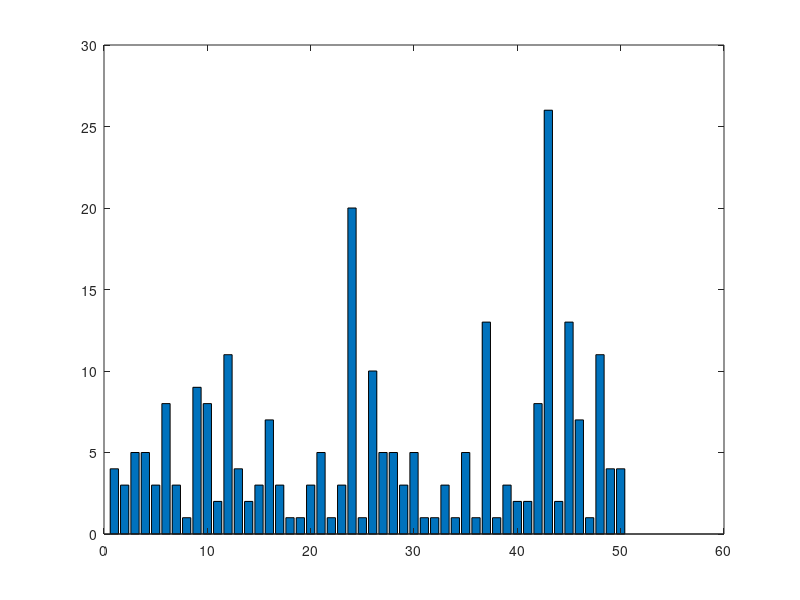

Here is the MATLAB script that generated this plot:
clear all;
close all;

nitt = 50;
nrOcc = zeros(1, nitt);
k = 1;

nrInf = 0;
while k < 51

N = 5;
p = 0.3;

z = rand(2*N+1, 2*N+1);
lat = ones(2*N+1, 2*N+1, 3);
lat = lat/2;

occupied = [N N];
empty = [];
neighbours = [N-1 N; N+1 N; N N-1; N N+1];
newOccupied = [N N];

loop = true;

while loop
    newOccupied = [];

    for i = 1 : size(neighbours, 1)
        if neighbours(i, 1) < 1 || neighbours(i, 2) < 1 || neighbours(i, 1) > N*2+1 || neighbours(i, 2) > N*2+1
        else
            if z(neighbours(i, 1), neighbours(i, 2)) <= p
                occupied = [occupied; neighbours(i, :)];
                newOccupied = [newOccupied; neighbours(i, :)];
            else
                empty = [empty; neighbours(i, :)];
            end
        end
    end
    neighbours = [];
    
    x1 = [1 0];
    x2 = [-1 0];
    y1 = [0 -1];
    y2 = [0 1];
    
    for i = 1 : size(newOccupied, 1)
       
        curLoc = newOccupied(i, :);
        
        if curLoc(1) + 1 > 41
            
        else
            a = repmat(curLoc + x1, size(occupied, 1), 1);
            b = repmat(curLoc + x1, size(empty, 1), 1);
            c = repmat(curLoc + x1, size(neighbours, 1), 1);

            
            if sum(sum((a == occupied),2)>1) == 0
                if size(empty, 1) > 0
                    if sum(sum((b == empty),2)>1) == 0
                        if size(neighbours, 1) > 0
                            if sum(sum((c == neighbours), 2)>1) == 0
                                neighbours = [neighbours; curLoc + x1];
                            end
                        else
                                 neighbours = [neighbours; curLoc + x1]; 
                        end
                    end
                else
                        neighbours = [neighbours; curLoc + x1];
                end
            end
        end
        
        if curLoc(1) -1  < 1
           
        else
        
            a = repmat(curLoc + x2, size(occupied, 1), 1);
            b = repmat(curLoc + x2, size(empty, 1), 1);
            c = repmat(curLoc + x2, size(neighbours, 1), 1);

            %+1, 0
            if sum(sum((a == occupied),2)>1) == 0
                if size(empty, 1) > 0
                    if sum(sum((b == empty),2)>1) == 0
                        if size(neighbours, 1) > 0
                            if sum(sum((c == neighbours), 2)>1) == 0
                                neighbours = [neighbours; curLoc + x2];
                            end
                        else
                                 neighbours = [neighbours; curLoc + x2]; 
                        end
                    end
                else
                     neighbours = [neighbours; curLoc + x2];
                end
            end
        end
        
        if curLoc(2) + 1 > 41
           
        else
            a = repmat(curLoc + y1, size(occupied, 1), 1);
            b = repmat(curLoc + y1, size(empty, 1), 1);
            c = repmat(curLoc + y1, size(neighbours, 1), 1);
            %+1, 0
            if sum(sum((a == occupied),2)>1) == 0
                if size(empty, 1) > 0
                    if sum(sum((b == empty),2)>1) == 0
                        if size(neighbours, 1) > 0
                            if sum(sum((c == neighbours), 2)>1) == 0
                                neighbours = [neighbours; curLoc + y1];
                            end
                        else
                                 neighbours = [neighbours; curLoc + y1]; 
                        end
                    end
                else
                   neighbours = [neighbours; curLoc + y1];
                end
            end
        end
        
        if curLoc(2) -1 < 1
            
        else
            a = repmat(curLoc + y2, size(occupied, 1), 1);
            b = repmat(curLoc + y2, size(empty, 1), 1);
            c = repmat(curLoc + y2, size(neighbours, 1), 1);
            %+1, 0
            if sum(sum((a == occupied),2)>1) == 0
                if size(empty, 1) > 0
                    if sum(sum((b == empty),2)>1) == 0
                        if size(neighbours, 1) > 0
                            if sum(sum((c == neighbours), 2)>1) == 0
                                neighbours = [neighbours; curLoc + y2];
                            end
                        else
                                 neighbours = [neighbours; curLoc + y2]; 
                        end
                    end
                else
                    neighbours = [neighbours; curLoc + y2];
                end

            end   
        end
    end
        
   if size(neighbours, 1) == 0
      loop = false;
   end
                
    end

    for i = 1 : size(occupied, 1)
        lat(occupied(i,1), occupied(i,2), :) = [0 0 0];
    end
    
   for i = 1 : size(empty, 1)
        lat(empty(i,1), empty(i,2), :) = [1 1 1];
   end
 %   figure();
  % imshow(lat);
  if sum(sum(occupied < 2)) == 0 && sum(sum(occupied > N*2)) == 0
     nrOcc(k) = size(occupied, 1); 
     k = k + 1;
  else 
      nrInf = nrInf + 1;
  end
end 
figure();
bar(nrOcc);
   
mean(nrOcc)
std(nrOcc)
display(nrInf);
